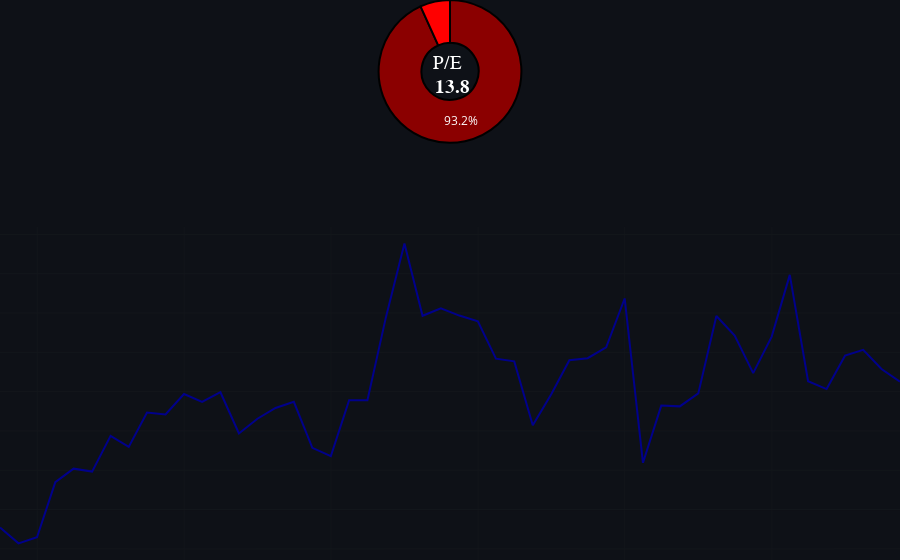

The code cell stored with this chart in its notebook:
### Code cell
labels = ["Price per Share", "Earnings per Share"]
values = [round(newest_price,2), round(trailing_eps,2)]

# Create subplots: use 'domain' type for Pie subplot
fig = pls.make_subplots(rows=2, cols=1, specs=[[{'type':'domain'}],[{'type':'xy'}]], row_width=[0.7, 0.3])
fig.add_trace(go.Pie(labels=labels, values=values, title=f"P/E <br> <b>{trailing_pe}</b>", 
                     title_font=dict(size=20, color = "white", family='Arial, sans-serif'),
                     hole=.4, hoverinfo="label+value+name",
                     marker=dict(colors=['darkred', 'red'], line=dict(color='#000000', width=2))), 
                row=1, col=1) 


fig.add_trace(go.Scatter(
    x = pe_df['date'],
    y = pe_df['pe'],
    marker=dict(color='darkblue'),
    name="Net Income",
    mode = 'lines'
), row=2, col=1)

fig.update_layout(
    title_text="",
    showlegend=False,
    margin={"r": 0, "t": 0, "l": 0, "b": 0}, plot_bgcolor='#0e1117', paper_bgcolor='#0e1117', autosize = True)
fig.show()

### Figure 1 — Plotly figure (JSON) as saved in the notebook; plotly's stock layout.template omitted (floating-point values rounded to 4 significant figures)
{"data": [{"domain": {"x": [0, 1], "y": [0.745, 1]}, "hole": 0.4, "hoverinfo": "label+value+name", "labels": ["Price per Share", "Earnings per Share"], "marker": {"colors": ["darkred", "red"], "line": {"color": "#000000", "width": 2}}, "title": {"font": {"color": "white", "family": "Arial, sans-serif", "size": 20}, "text": "P/E <br> <b>13.8</b>"}, "type": "pie", "values": [7.58, 0.55]}, {"marker": {"color": "darkblue"}, "mode": "lines", "name": "Net Income", "type": "scatter", "x": ["2011-06-30T00:00:00", "2011-09-30T00:00:00", "2011-12-31T00:00:00", "2012-03-31T00:00:00", "2012-06-30T00:00:00", "2012-09-30T00:00:00", "2012-12-31T00:00:00", "2013-03-31T00:00:00", "2013-06-30T00:00:00", "2013-09-30T00:00:00", "2013-12-31T00:00:00", "2014-03-31T00:00:00", "2014-06-30T00:00:00", "2014-09-30T00:00:00", "2014-12-31T00:00:00", "2015-03-31T00:00:00", "2015-06-30T00:00:00", "2015-09-30T00:00:00", "2015-12-31T00:00:00", "2016-03-31T00:00:00", "2016-06-30T00:00:00", "2016-09-30T00:00:00", "2016-12-31T00:00:00", "2017-03-31T00:00:00", "2017-06-30T00:00:00", "2017-09-30T00:00:00", "2017-12-31T00:00:00", "2018-03-31T00:00:00", "2018-06-30T00:00:00", "2018-09-30T00:00:00", "2018-12-31T00:00:00", "2019-03-31T00:00:00", "2019-06-30T00:00:00", "2019-09-30T00:00:00", "2019-12-31T00:00:00", "2020-03-31T00:00:00", "2020-06-30T00:00:00", "2020-09-30T00:00:00", "2020-12-31T00:00:00", "2021-03-31T00:00:00", "2021-06-30T00:00:00", "2021-09-30T00:00:00", "2021-12-31T00:00:00", "2022-03-31T00:00:00", "2022-06-30T00:00:00", "2022-09-30T00:00:00", "2022-12-31T00:00:00", "2023-03-31T00:00:00", "2023-06-30T00:00:00", "2023-09-30T00:00:00"], "xaxis": "x", "y": [7.09, 6.28, 6.59, 9.39, 10.08, 9.93, 11.75, 11.19, 12.94, 12.84, 13.88, 13.48, 13.97, 11.87, 12.62, 13.17, 13.48, 11.14, 10.72, 13.56, 13.56, 17.79, 21.54, 17.86, 18.24, 17.87, 17.58, 15.68, 15.54, 12.29, 13.87, 15.6, 15.7, 16.25, 18.74, 10.38, 13.29, 13.25, 13.91, 17.85, 16.85, 14.94, 16.8, 19.94, 14.53, 14.13, 15.84, 16.13, 15.15, 14.51], "yaxis": "y"}], "layout": {"autosize": true, "margin": {"b": 0, "l": 0, "r": 0, "t": 0}, "paper_bgcolor": "#0e1117", "plot_bgcolor": "#0e1117", "showlegend": false, "title": {"text": ""}, "xaxis": {"anchor": "y", "domain": [0, 1]}, "yaxis": {"anchor": "x", "domain": [0, 0.595]}}}
